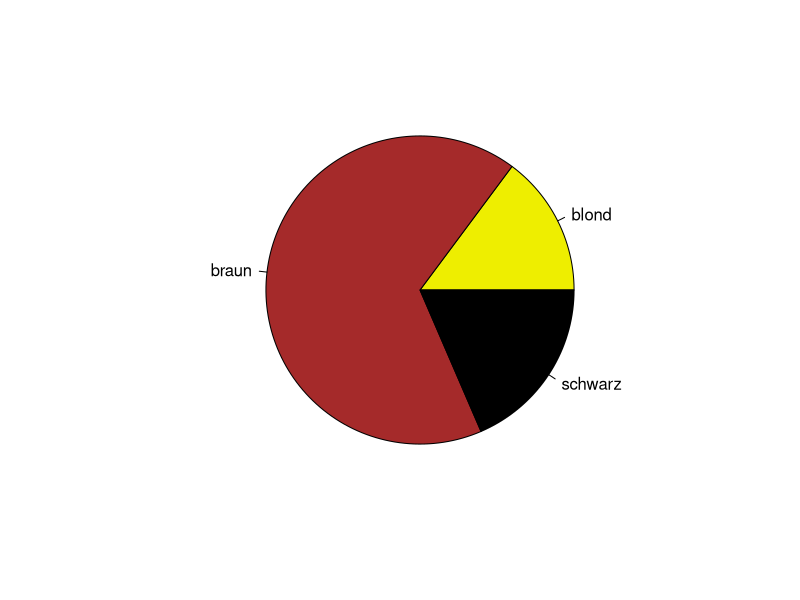
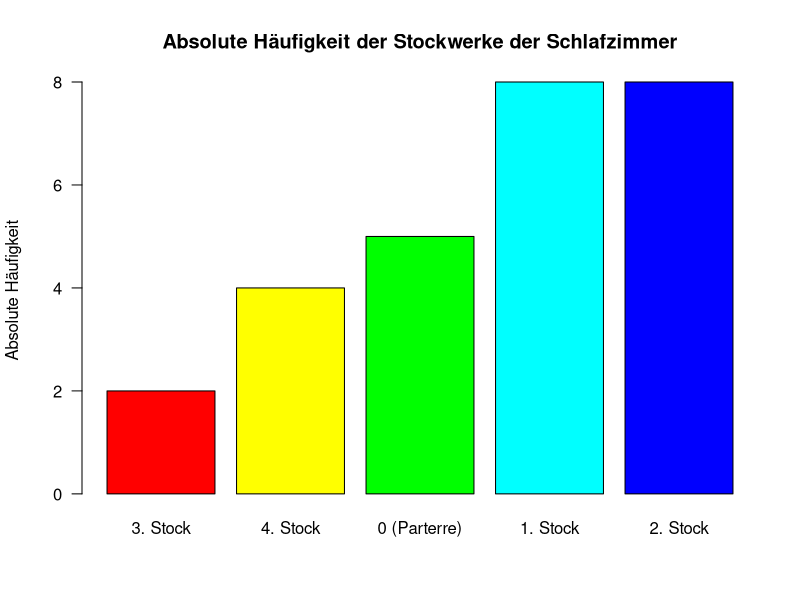

Source code (R) for these figures, in order:
#1
w <- c(1:5, 2) #numeric;double
x <- c(6:13)/3 #numeric;double
y <- c(TRUE, FALSE, TRUE, TRUE) #logical;logical
z <- c("Marie", "Betty", "Peter", "Peter") #charakter;#charakter
z_f <- as.factor(z) #numeric;integer

u <- (w <= 2)
u
mode(u)
as.numeric(u)
as.character(u)
as.character(z_f)
as.numeric(z_f)
as.numeric(z)
unique(z_f)
unique(w)
?unique

#2
seq(95,5,-5)
rep(letters, each=2)
rep(1:10, times=1:10)

#4
data <- read.csv('Data/Fragebogen_ExpD_hs24.csv')
str(data)
table(data$Haarfarbe)

rel_haeufigkeit_haarfarbe_prozent <- 100 * table(data$Haarfarbe) / nrow(data)
round(rel_haeufigkeit_haarfarbe_prozent, digits = 2)
col.haare <- c("yellow2","brown","black")
pie(table(data$Haarfarbe), col = col.haare)

tab.Schlafzimmer <- table(data$Schlafzimmer)
barplot(sort(tab.Schlafzimmer),
        main = "Absolute Häufigkeit der Stockwerke der Schlafzimmer",
        ylab = "Absolute Häufigkeit",
        col = rainbow(6), # Farbpalette
        las = 1)





